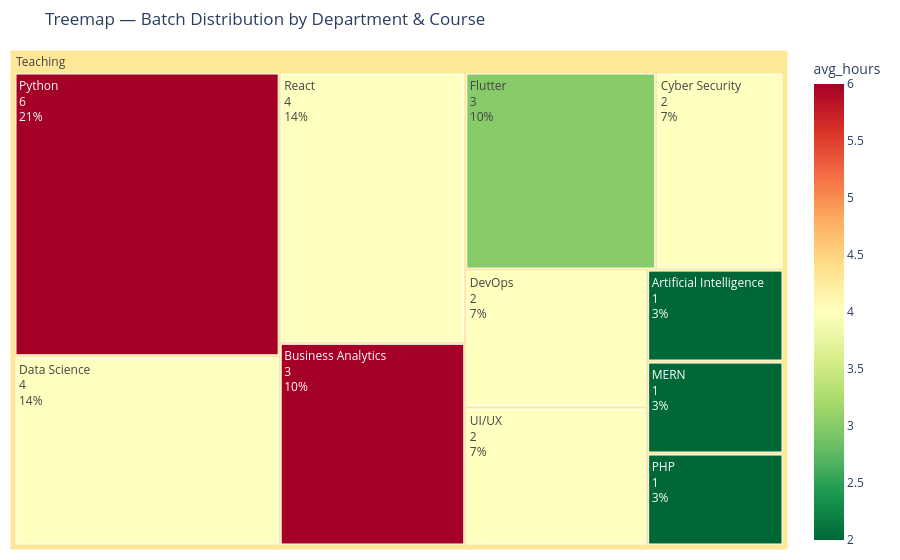

Notebook code for this chart:
### Code cell
fig = px.treemap(
    dc,
    path=['department', 'course'],
    values='total_batches',
    title='Treemap — Batch Distribution by Department & Course',
    color='avg_hours',
    color_continuous_scale='RdYlGn_r',
    hover_data=['total_staff', 'avg_hours']
)

fig.update_traces(textinfo='label+value+percent root')
fig.update_layout(margin=dict(t=50, l=10, r=10, b=10))
fig.show()

### Figure 1 — Plotly figure (JSON) as saved in the notebook; plotly's stock layout.template omitted (floating-point values rounded to 4 significant figures)
{"data": [{"branchvalues": "total", "customdata": [["1", 2], ["1", 6], ["1", 4], ["2", 4], ["1", 4], ["2", 3], ["1", 2], ["1", 2], ["2", 6], ["2", 4], ["1", 4], ["(?)", 4.31]], "domain": {"x": [0, 1], "y": [0, 1]}, "hovertemplate": "labels=%{label}<br>total_batches=%{value}<br>parent=%{parent}<br>id=%{id}<br>total_staff=%{customdata[0]}<br>avg_hours=%{color}<extra></extra>", "ids": ["Teaching/Artificial Intelligence", "Teaching/Business Analytics", "Teaching/Cyber Security", "Teaching/Data Science", "Teaching/DevOps", "Teaching/Flutter", "Teaching/MERN", "Teaching/PHP", "Teaching/Python", "Teaching/React", "Teaching/UI/UX", "Teaching"], "labels": ["Artificial Intelligence", "Business Analytics", "Cyber Security", "Data Science", "DevOps", "Flutter", "MERN", "PHP", "Python", "React", "UI/UX", "Teaching"], "marker": {"coloraxis": "coloraxis", "colors": [2.0, 6.0, 4.0, 4.0, 4.0, 3.0, 2.0, 2.0, 6.0, 4.0, 4.0, 4.31]}, "name": "", "parents": ["Teaching", "Teaching", "Teaching", "Teaching", "Teaching", "Teaching", "Teaching", "Teaching", "Teaching", "Teaching", "Teaching", ""], "textinfo": "label+value+percent root", "type": "treemap", "values": [1.0, 3.0, 2.0, 4.0, 2.0, 3.0, 1.0, 1.0, 6.0, 4.0, 2.0, 29.0]}], "layout": {"coloraxis": {"colorbar": {"title": {"text": "avg_hours"}}, "colorscale": [[0, "rgb(0,104,55)"], [0.1, "rgb(26,152,80)"], [0.2, "rgb(102,189,99)"], [0.3, "rgb(166,217,106)"], [0.4, "rgb(217,239,139)"], [0.5, "rgb(255,255,191)"], [0.6, "rgb(254,224,139)"], [0.7, "rgb(253,174,97)"], [0.8, "rgb(244,109,67)"], [0.9, "rgb(215,48,39)"], [1, "rgb(165,0,38)"]]}, "legend": {"tracegroupgap": 0}, "margin": {"b": 10, "l": 10, "r": 10, "t": 50}, "title": {"text": "Treemap — Batch Distribution by Department & Course"}}}
